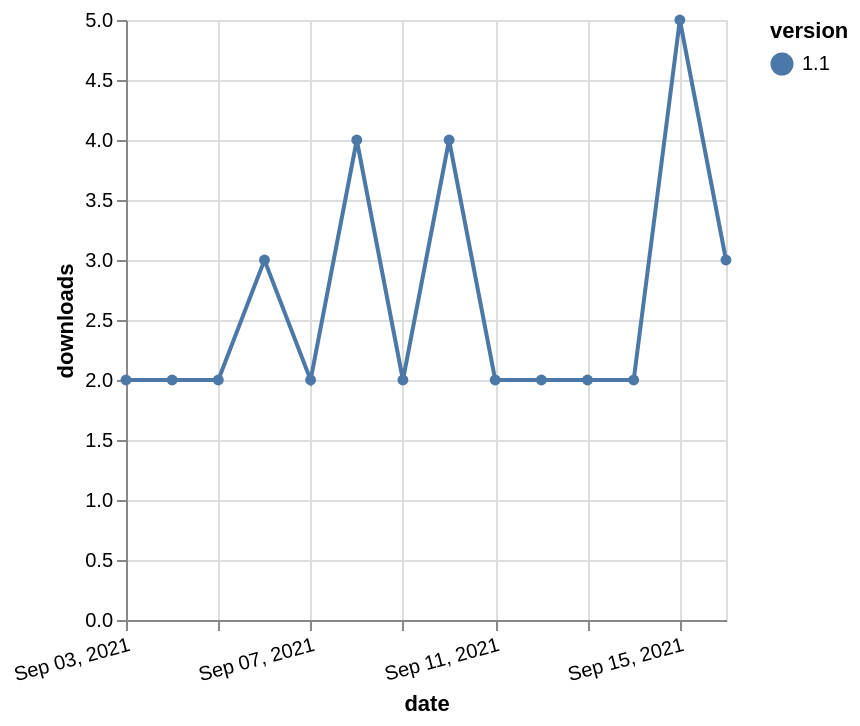

The specification (Vega-Lite) saved for this image:
### Vega-Lite specification from a JSON file in a GitHub repository (floating-point values rounded to 4 significant figures)
{"$schema": "https://vega.github.io/schema/vega-lite/v5.json", "description": "A simple bar chart with embedded data.", "data": {"values": [{"date": "2021-09-03", "total": 4112, "delta": 2, "version": "1.1"}, {"date": "2021-09-04", "total": 4114, "delta": 2, "version": "1.1"}, {"date": "2021-09-05", "total": 4116, "delta": 2, "version": "1.1"}, {"date": "2021-09-06", "total": 4119, "delta": 3, "version": "1.1"}, {"date": "2021-09-07", "total": 4121, "delta": 2, "version": "1.1"}, {"date": "2021-09-08", "total": 4125, "delta": 4, "version": "1.1"}, {"date": "2021-09-09", "total": 4127, "delta": 2, "version": "1.1"}, {"date": "2021-09-10", "total": 4131, "delta": 4, "version": "1.1"}, {"date": "2021-09-11", "total": 4133, "delta": 2, "version": "1.1"}, {"date": "2021-09-12", "total": 4135, "delta": 2, "version": "1.1"}, {"date": "2021-09-13", "total": 4137, "delta": 2, "version": "1.1"}, {"date": "2021-09-14", "total": 4139, "delta": 2, "version": "1.1"}, {"date": "2021-09-15", "total": 4144, "delta": 5, "version": "1.1"}, {"date": "2021-09-16", "total": 4147, "delta": 3, "version": "1.1"}]}, "width": "container", "mark": {"type": "line", "point": {"filled": true}}, "encoding": {"x": {"field": "date", "type": "temporal", "timeUnit": "yearmonthdate", "title": "date", "axis": {"labelAngle": -15}}, "y": {"field": "delta", "type": "quantitative", "title": "downloads"}, "color": {"field": "version", "type": "nominal"}, "tooltip": {"field": "delta"}}}
